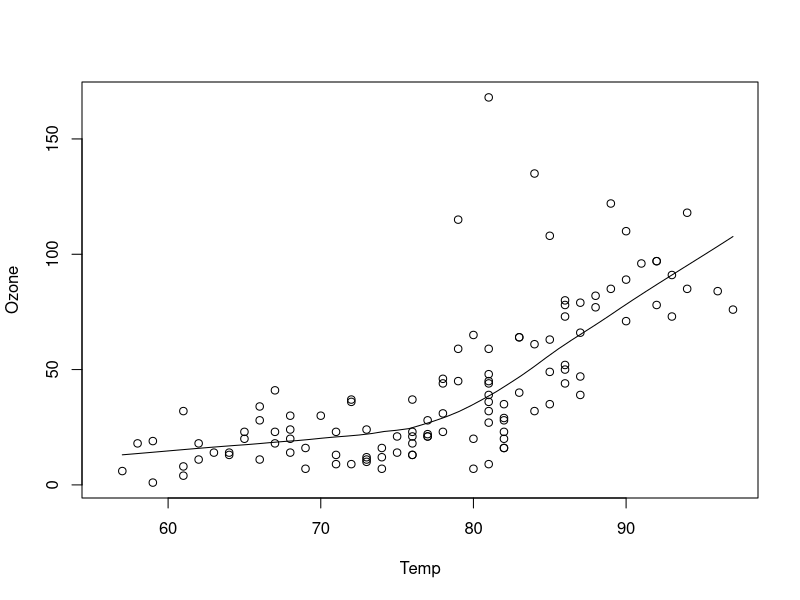
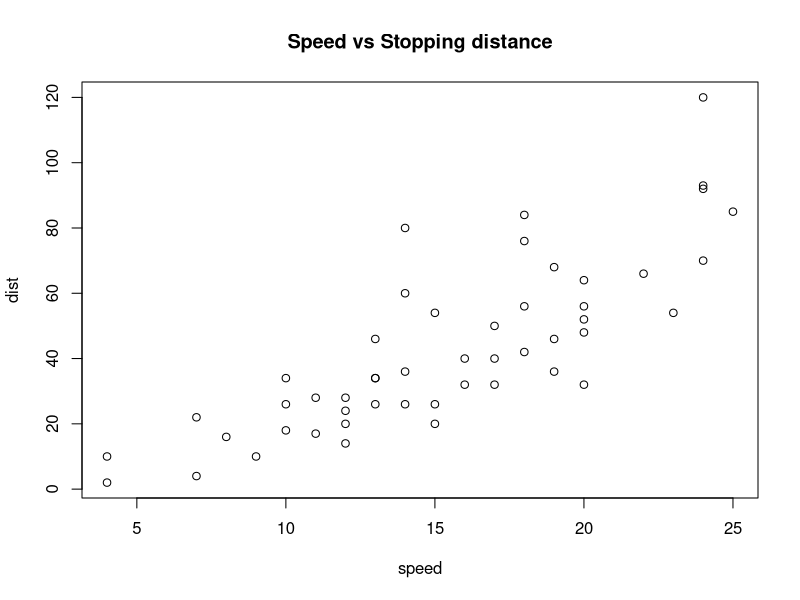
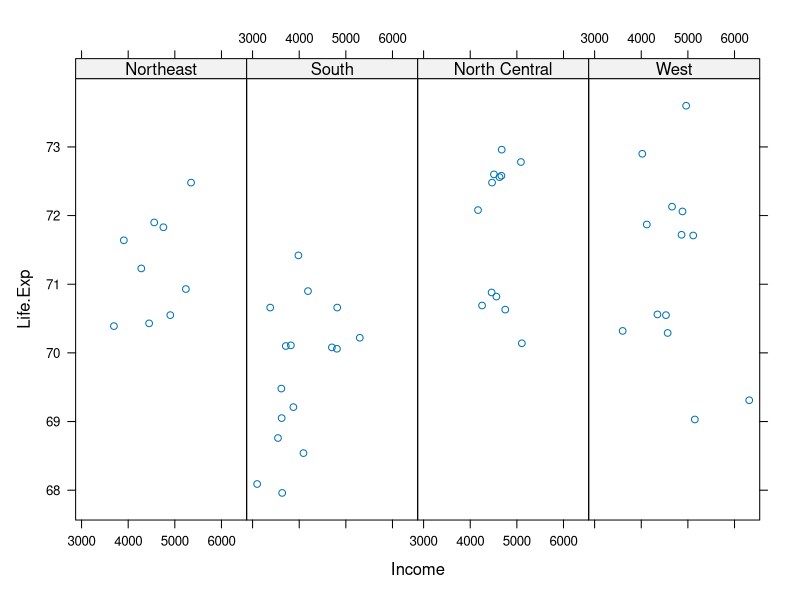
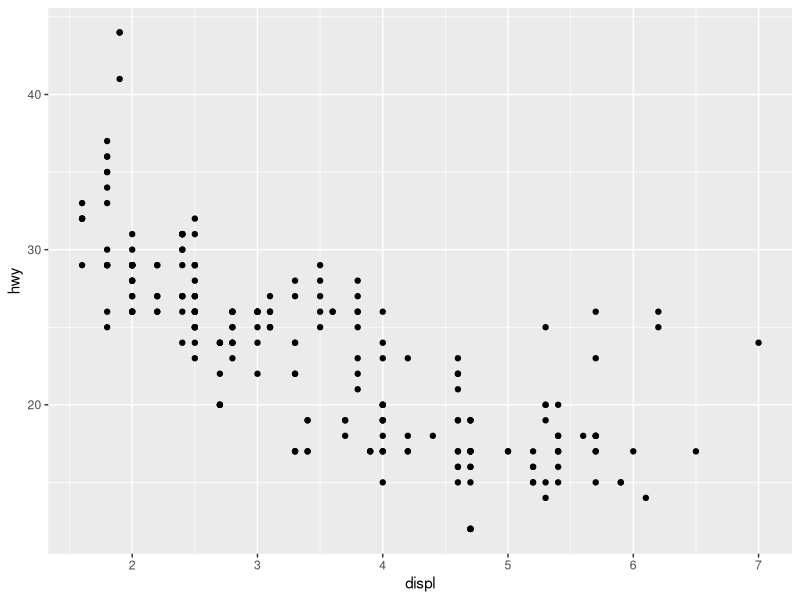

Reproduce these figures in R, in order.
## ---- chunk 1
knitr::opts_chunk$set(echo = FALSE, cache = TRUE)
## ---- chunk 2
data("airquality")
with(airquality, {
  plot(Temp, Ozone, lines(loess.smooth(Temp, Ozone)))
})
## ---- chunk 3
data(cars)
with(cars, plot(speed, dist))
title("Speed vs Stopping distance")
## ---- chunk 4
library(lattice)
## ---- chunk 5
state <- data.frame(state.x77, region = state.region)
head(state)
xyplot(Life.Exp ~ Income | region, data = state, layout = c(4, 1))
## ---- chunk 6
library(ggplot2)
data(mpg)
qplot(displ, hwy, data = mpg)
